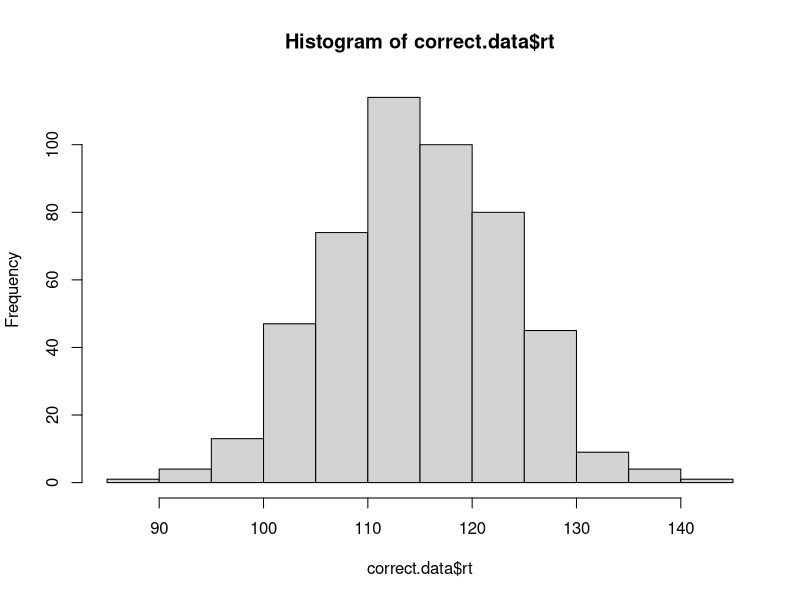
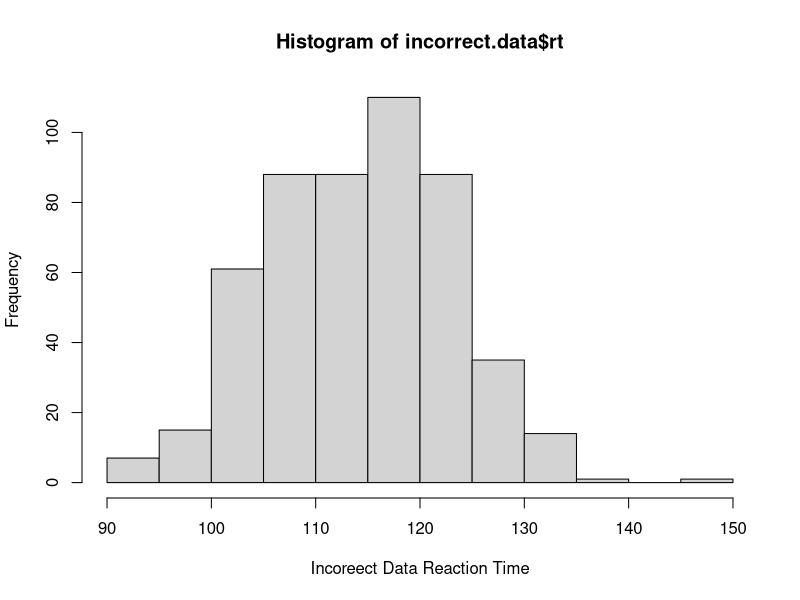

The R script that drew these images, in order:
# implement the model by filling in the function below
# the model should return a data frame with two columns: correct and rt
# the correct column should be TRUE or FALSE, and rt should contain the
# number of steps it took to reach the criterion.

# note that the function takes four arguments:
# samples is the number of samples to draw from the model
# rate.1 is the evidence accumulation rate for the correct response (default value is 40)
# rate.1 is the evidence accumulation rate for the incorrect response (default value is 40)
# criterion is the threshold for a response (default value is 3)
library(dplyr)
# one oddity: note that higher values for rate.1 and rate.2 will actually produce slower RTs.
# this is because the rate parameter is controlling the rate of decay of the exponential distribution,
# so faster rates mean that less evidence is likely to accumulate on each step. we could make
# these parameters more intuitive by taking 1/rate.1 and 1/rate.2 as the values to rexp().

accumulator.model <- function(samples, rate.1=40, rate.2=40, criterion=3){
  accuracy.array <- vector()
  rt.array <- vector()
  
  for(i in 1:samples){
    esP <- 0 
    esN <- 0 
    miliCount <- 0
    while(esN <= criterion & esP <= criterion){
      esP <- esP + rexp(1, rate.1)
      esN <- esN + rexp(1, rate.2)
      miliCount <- miliCount + 1
    }
    accuracy.array[i] <- if_else(esP > esN, T, F)
    rt.array[i] <- miliCount
  }
  
  output <- data.frame(
    correct = accuracy.array,
    rt = rt.array
  )
  
  return(output)
}

# test the model ####

# if the model is working correctly, then the line below should generate a data frame with 
# 1000 samples and about half of the samples should be correct. the average rt will probably
# be around 112, but might vary from that by a bit.

initial.test <- accumulator.model(1000)
sum(initial.test$correct) / length(initial.test$correct) # should be close to 0.5
mean(initial.test$rt) # should be about 112

# visualize the RT distributions ####

# we can use dplyr to filter the data and visualize the correct and incorrect RT distributions

library(dplyr)

correct.data <- initial.test %>% filter(correct==TRUE)
incorrect.data <- initial.test %>% filter(correct==FALSE)

hist(correct.data$rt)
hist(incorrect.data$rt, xlab = 'Incoreect Data Reaction Time')
